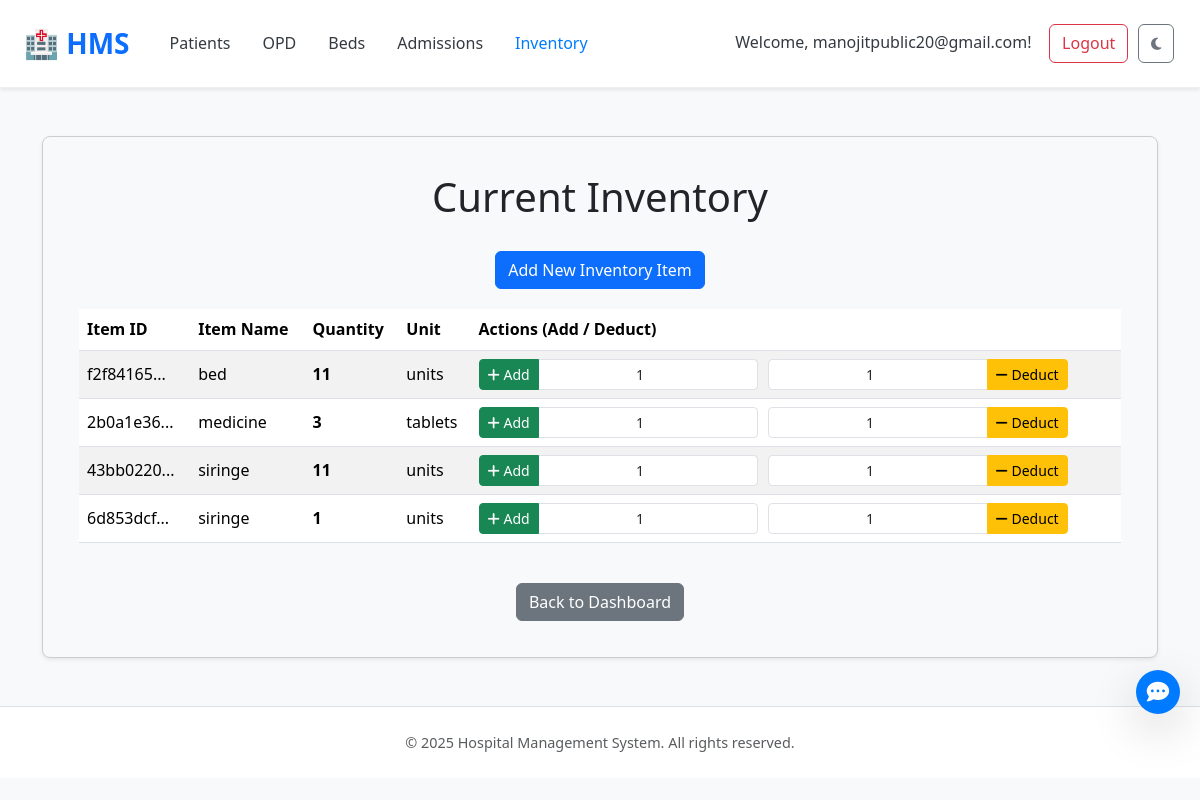
The page /inventory (signed in) on the database its author committed.
### tables this page shows
CREATE TABLE inventory (
    item_id TEXT PRIMARY KEY,
    item_name TEXT NOT NULL,
    quantity INTEGER NOT NULL DEFAULT 0,
    unit TEXT
);

### app.py (the view)
@app.route('/inventory')
def view_inventory():
    if 'user_id' not in session:
         flash("Please log in to view this page.", "warning")
         return redirect(url_for('login'))
    conn = get_db()
    inventory = [] # Default to empty list
    try:
        conn.row_factory = sqlite3.Row
        cursor = conn.cursor()
        inventory = cursor.execute("SELECT * FROM inventory ORDER BY item_name ASC").fetchall()
    except sqlite3.Error as e:
        print(f"Database error fetching inventory: {e}")
        flash(f"Error fetching inventory: {e}", "danger")
    finally:
        close_db(conn) # Ensure db is closed even if error occurs
    user_type = session.get('user_type')
    can_add_inventory = user_type == 'hospital'
    can_deduct_inventory = user_type in ['hospital', 'doctor']
    return render_template('view_inventory.html',
                           inventory=inventory,
                           can_add_inventory=can_add_inventory,
                           can_deduct_inventory=can_deduct_inventory,
                           g={'theme': session.get('theme', 'light')}) # Example theme handling

### app.py (called while the page is built)
def get_db():
    conn = sqlite3.connect(DATABASE)
    conn.row_factory = sqlite3.Row
    return conn

### templates/view_inventory.html (shortened to what this page needs)
<!DOCTYPE html>
<html lang="en">
<head>
    <link href="https://cdn.jsdelivr.net/npm/bootstrap@5.3.3/dist/css/bootstrap.min.css" rel="stylesheet">
    <link href="https://cdn.jsdelivr.net/npm/aos@2.3.4/dist/aos.css" rel="stylesheet">
    <link rel="stylesheet" href="https://cdnjs.cloudflare.com/ajax/libs/font-awesome/6.5.0/css/all.min.css" />
    <link rel="stylesheet" href="{{ url_for('static', filename='style.css') }}">
    <link rel="stylesheet" href="{{ url_for('static', filename='index_style.css') }}">
</head>
<body {% if g.get('theme')=='dark' %}data-bs-theme="dark" {% endif %}>
    <nav class="navbar navbar-expand-lg navbar-light bg-white shadow-sm px-4" data-aos="fade-down">
        <a class="navbar-brand fw-bold text-primary" href="{{ url_for('index') }}">🏥 HMS</a>
        <div class="collapse navbar-collapse justify-content-between" id="navbarNav">
            <ul class="navbar-nav">
                {% if session.get('user_id') %}
                <li class="nav-item"><a class="nav-link {% if request.endpoint == 'list_patients' %}active{% endif %}"
                        href="{{ url_for('list_patients') }}">Patients</a></li>
                <li class="nav-item"><a class="nav-link {% if request.endpoint == 'view_opd_queue' %}active{% endif %}"
                        href="{{ url_for('view_opd_queue') }}">OPD</a></li>
                <li class="nav-item"><a class="nav-link {% if request.endpoint == 'list_beds' %}active{% endif %}"
                        href="{{ url_for('list_beds') }}">Beds</a></li>
                <li class="nav-item"><a class="nav-link {% if request.endpoint == 'list_admissions' %}active{% endif %}"
                        href="{{ url_for('list_admissions') }}">Admissions</a></li>
                <li class="nav-item"><a class="nav-link {% if request.endpoint == 'view_inventory' %}active{% endif %}"
                        href="{{ url_for('view_inventory') }}">Inventory</a></li>
                {% endif %}
            </ul>
            <ul class="navbar-nav">
                {% if session.get('user_id') %}
                <li class="nav-item">
                    <a class="nav-link navbar-text me-2" href="{{ url_for('view_profile') }}" style="cursor: pointer;">
                        Welcome, {{ session.get('user_email') }}!
                    </a>
                </li>
                <li class="nav-item">
                    <a class="btn btn-outline-danger" href="{{ url_for('logout') }}">Logout</a>
                </li>
                {% else %}
                <li class="nav-item"><a class="btn btn-outline-primary me-2" href="{{ url_for('login') }}">Login</a>
                </li>
                <li class="nav-item"><a class="btn btn-primary" href="{{ url_for('register') }}">Register</a></li>
                {% endif %}
                <li class="nav-item">
                    <button id="darkModeToggle" class="btn btn-outline-secondary ms-2" title="Toggle Dark Mode">
                        <i class="fas fa-moon moon-icon"></i>
                    </button>
                </li>
            </ul>
        </div>
    </nav>
    <div class="container my-5">
        <div class="inventory-table-container card shadow-sm">
            <div class="card-body">
                <h1>Current Inventory</h1>
                {% if can_add_inventory %}
                <div class="add-inventory-button-container">
                    <a href="{{ url_for('add_inventory_item') }}" class="btn btn-primary">Add New Inventory Item</a>
                </div>
                {% endif %}
                {% if inventory is none or inventory | length == 0 %}
                <p class="text-center text-muted">No inventory items found.</p>
                {% if can_add_inventory %}
                <p class="text-center"><a href="{{ url_for('add_inventory_item') }}">Add the first item?</a></p>
                {% endif %}
                {% else %}
                <div class="table-responsive">
                    <table class="table table-striped table-hover align-middle">
                        <thead>
                            <tr>
                                <th>Item ID</th>
                                <th>Item Name</th>
                                <th>Quantity</th>
                                <th>Unit</th>
                                {% if can_add_inventory or can_deduct_inventory %}
                                <th style="min-width: 280px;">Actions (Add / Deduct)</th>
                                {% endif %}
                            </tr>
                        </thead>
                        <tbody>
                            {% for item in inventory %}
                            <tr data-item-id="{{ item['item_id'] }}">
                                <td><span title="{{ item['item_id'] }}">{{ item['item_id'][:8] }}...</span></td>
                                <td>{{ item['item_name'] }}</td>
                                <td class="item-quantity fw-bold">{{ item['quantity'] }}</td>
                                <td>{{ item['unit'] if item['unit'] else '-' }}</td>
                                {% if can_add_inventory or can_deduct_inventory %}
                                <td>
                                    <div class="action-forms-container">
                                        {% if can_add_inventory %}
                                        <form class="add-form" data-item-id="{{ item['item_id'] }}"
                                            style="display: inline-block; margin-right: 5px;">
                                            <div class="input-group input-group-sm">
                                                <button type="submit" class="btn btn-success btn-sm"
                                                    title="Add Quantity">
                                                    <i class="fas fa-plus"></i> Add
                                                </button>
                                                <input type="number" class="form-control" min="1" value="1"
                                                    aria-label="Quantity to add" required>
                                            </div>
                                        </form>
                                        {% endif %}
                                        {% if can_deduct_inventory %}
                                        <form class="deduct-form" data-item-id="{{ item['item_id'] }}"
                                            style="display: inline-block;">
                                            <div class="input-group input-group-sm">
                                                <input type="number" class="form-control" min="1" value="1"
                                                    aria-label="Quantity to deduct" required>
                                                <button type="submit" class="btn btn-warning btn-sm"
                                                    title="Deduct Quantity">
                                                    <i class="fas fa-minus"></i> Deduct
                                                </button>
                                            </div>
                                        </form>
                                        {% endif %}
                                    </div>
                                </td>
                                {% endif %}
                            </tr>
                            {% endfor %}
                        </tbody>
                    </table>
                </div>
                {% endif %}
                <div class="mt-4 text-center">
                    <a href="{{ url_for('index') }}" class="btn btn-secondary">Back to Dashboard</a>
                </div>
            </div>
        </div>
    </div>
    <footer class="bg-white border-top py-4 text-center" data-aos="fade-up">
        <div class="container">
            <p class="mb-0 text-muted">&copy; 2025 Hospital Management System. All rights reserved.</p>
        </div>
    </footer>
    <div id="chatbot-container">
        <button id="chatbot-toggle-btn" class="btn btn-primary rounded-circle shadow-lg">
            <i class="fas fa-comment-dots"></i>
        </button>
    </div>
</body>
</html>

### static/style.css (style rules this page uses)
html { scroll-behavior: smooth; }
:root { --primary-color: #007bff; --primary-darker: #0056b3; --secondary-color: #6c757d; --light-bg: #f8f9fa; --dark-text: #343a40; --card-border-color: #eee; }
body { font-family: 'Segoe UI', Tahoma, Geneva, Verdana, sans-serif; color: var(--dark-text); background-color: var(--light-bg); line-height: 1.6; }
.navbar { background-color: white !important; border-bottom: 1px solid var(--card-border-color); padding: 1rem 2rem; }
.navbar { position: sticky; top: 0; z-index: 999; }
.nav-item { display: flex; justify-content: center; text-align: center; }
.navbar-brand { font-size: 1.75rem; font-weight: bold; color: var(--primary-color); }
.navbar-nav .nav-link { color: var(--dark-text); margin-left: 1rem; padding: 0.5rem 1rem; }
.navbar-nav .nav-link:hover, .navbar-nav .nav-link.active { color: var(--primary-color); font-weight: 500; }
.navbar-nav .btn { margin: 0.1rem; }
footer { color: #777; font-size: 0.9rem; }

### static/index_style.css (style rules this page uses)
body { opacity: 0; transition: opacity 0.5s ease-in-out; }
body.loaded { opacity: 1; }
.card { transition: transform 0.3s ease, box-shadow 0.3s ease; }
#darkModeToggle { transition: all 0.3s ease; font-size: 14px; padding: 8px 12px; }
#chatbot-toggle-btn { position: fixed; bottom: calc(20px + 56px + 10px); right: 20px; z-index: 1052; width: 44px; height: 44px; border-radius: 50%; background-color: #007bff; color: white; border: none; display: flex; align-items: center; justify-content: center; cursor: pointer; box-shadow: 0 4px 8px rgba(0, 0, 0, 0.2); transition: all 0.3s ease; font-size: 1.4rem; }
#chatbot-toggle-btn i { color: inherit; }

### templates/view_inventory.html (style rules this page uses)
.inventory-table-container { margin-top: 30px; padding: 20px; background-color: var(--card-bg-color); border-radius: 8px; box-shadow: 0 0 10px rgba(0, 0, 0, 0.1); }
.inventory-table-container h1 { text-align: center; margin-bottom: 30px; color: var(--text-color); }
.action-forms-container { display: flex; gap: 5px; align-items: center; }
.action-forms-container .input-group { flex: 1; min-width: 120px; }
.action-forms-container .input-group input[type="number"] { padding: 0.25rem 0.5rem; font-size: 0.875rem; text-align: center; }
.action-forms-container .input-group button { padding: 0.25rem 0.5rem; font-size: 0.875rem; }
.add-inventory-button-container { display: flex; justify-content: center; margin-bottom: 20px; }

### rows shown on the page
inventory: item "f2f84165", item_name "bed", quantity "11", unit "units"
inventory: item "2b0a1e36", item_name "medicine", quantity "3", unit "tablets"
inventory: item "43bb0220", item_name "siringe", quantity "11", unit "units"
inventory: item "6d853dcf", item_name "siringe", quantity "1", unit "units"

### other values the page prints
{{ session.get('user_email') }} "manojitpublic20@gmail.com"
